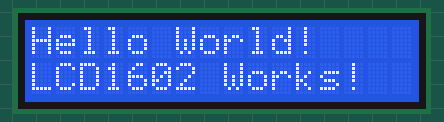
Simulated run of this sketch. Board: Arduino Uno, built with avr-gcc and run on an emulated ATmega328P. Parts: 16×2 character LCD.

Above: at 0.1 s.
At 1.1 s:
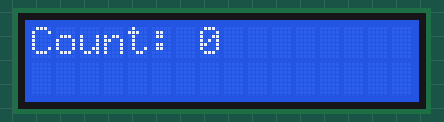
At 1.6 s:
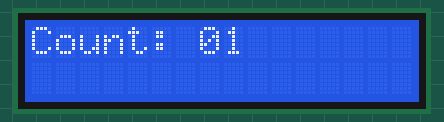
At 2.6 s:
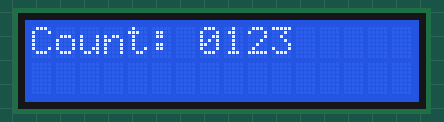
At 3.6 s:
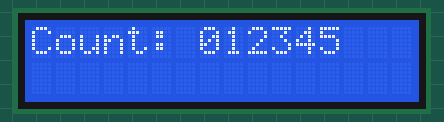
At 5.1 s:
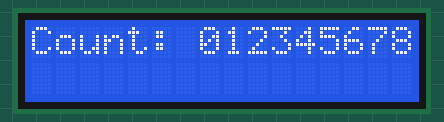

Measured:
- by itself, everything shown: repeats every 6.0 s, in 9 steps
- what the display in image 1 shows lasts 0.5 s, from 1.1 s to 1.6 s
- what the display in image 5 shows lasts 2.0 s, from 5.1 s to 7.1 s

The sketch:

arduino.ino
```cpp
#include <LiquidCrystal.h>

// LCD pin connections
#define RS 12
#define EN 11
#define D4 5
#define D5 4
#define D6 3
#define D7 2

LiquidCrystal lcd(RS, EN, D4, D5, D6, D7);

void setup() {
  Serial.begin(9600);
  lcd.begin(16, 2);  // 16 columns, 2 rows

  lcd.print("Hello World!");
  lcd.setCursor(0, 1);  // Row 2
  lcd.print("LCD1602 Works!");
}

void loop() {
  delay(1000);
  lcd.clear();

  lcd.print("Count: ");
  for (int i = 0; i <= 9; i++) {
    lcd.print(i);
    delay(500);
  }
}
```
